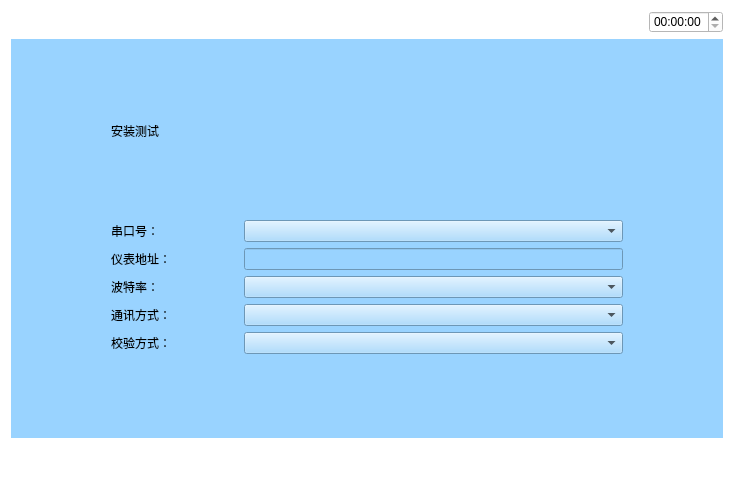
<?xml version="1.0" encoding="UTF-8"?>
<ui version="4.0">
 <class>Tongxunshezhi</class>
 <widget class="QWidget" name="Tongxunshezhi">
  <property name="geometry">
   <rect>
    <x>0</x>
    <y>0</y>
    <width>734</width>
    <height>480</height>
   </rect>
  </property>
  <property name="windowTitle">
   <string>Form</string>
  </property>
  <property name="styleSheet">
   <string notr="true">background-color: rgb(255, 255, 255);</string>
  </property>
  <layout class="QVBoxLayout" name="verticalLayout_4" stretch="1,5,1">
   <item>
    <layout class="QHBoxLayout" name="horizontalLayout_5">
     <item>
      <widget class="QPushButton" name="pushButton">
       <property name="text">
        <string/>
       </property>
       <property name="icon">
        <iconset resource="myimages.qrc">
         <normaloff>:/image/images/4g.png</normaloff>:/image/images/4g.png</iconset>
       </property>
       <property name="flat">
        <bool>true</bool>
       </property>
      </widget>
     </item>
     <item>
      <widget class="QPushButton" name="pushButton_2">
       <property name="text">
        <string/>
       </property>
       <property name="icon">
        <iconset resource="myimages.qrc">
         <normaloff>:/image/images/wireless.svg</normaloff>:/image/images/wireless.svg</iconset>
       </property>
       <property name="flat">
        <bool>true</bool>
       </property>
      </widget>
     </item>
     <item>
      <widget class="QPushButton" name="pushButton_3">
       <property name="text">
        <string/>
       </property>
       <property name="icon">
        <iconset resource="myimages.qrc">
         <normaloff>:/image/images/bl.svg</normaloff>:/image/images/bl.svg</iconset>
       </property>
       <property name="flat">
        <bool>true</bool>
       </property>
      </widget>
     </item>
     <item>
      <widget class="QPushButton" name="pushButton_4">
       <property name="text">
        <string/>
       </property>
       <property name="icon">
        <iconset resource="myimages.qrc">
         <normaloff>:/image/images/locate.svg</normaloff>:/image/images/locate.svg</iconset>
       </property>
       <property name="flat">
        <bool>true</bool>
       </property>
      </widget>
     </item>
     <item>
      <spacer name="horizontalSpacer_4">
       <property name="orientation">
        <enum>Qt::Horizontal</enum>
       </property>
       <property name="sizeHint" stdset="0">
        <size>
         <width>40</width>
         <height>20</height>
        </size>
       </property>
      </spacer>
     </item>
     <item>
      <widget class="QTimeEdit" name="timeEdit_2"/>
     </item>
    </layout>
   </item>
   <item>
    <widget class="QWidget" name="widget" native="true">
     <property name="sizePolicy">
      <sizepolicy hsizetype="Preferred" vsizetype="Preferred">
       <horstretch>0</horstretch>
       <verstretch>0</verstretch>
      </sizepolicy>
     </property>
     <property name="contextMenuPolicy">
      <enum>Qt::DefaultContextMenu</enum>
     </property>
     <property name="styleSheet">
      <string notr="true">background-color: rgb(153, 211, 255);</string>
     </property>
     <layout class="QVBoxLayout" name="verticalLayout_3">
      <property name="leftMargin">
       <number>100</number>
      </property>
      <property name="rightMargin">
       <number>100</number>
      </property>
      <item>
       <layout class="QHBoxLayout" name="horizontalLayout">
        <item>
         <widget class="QLabel" name="label">
          <property name="text">
           <string>安装测试</string>
          </property>
         </widget>
        </item>
        <item>
         <spacer name="horizontalSpacer">
          <property name="orientation">
           <enum>Qt::Horizontal</enum>
          </property>
          <property name="sizeHint" stdset="0">
           <size>
            <width>40</width>
            <height>20</height>
           </size>
          </property>
         </spacer>
        </item>
        <item>
         <layout class="QVBoxLayout" name="verticalLayout"/>
        </item>
       </layout>
      </item>
      <item>
       <layout class="QVBoxLayout" name="verticalLayout_2">
        <item>
         <layout class="QHBoxLayout" name="horizontalLayout_3" stretch="1,3">
          <item>
           <widget class="QLabel" name="label_2">
            <property name="text">
             <string>串口号：</string>
            </property>
           </widget>
          </item>
          <item>
           <widget class="QComboBox" name="comBox"/>
          </item>
         </layout>
        </item>
        <item>
         <layout class="QHBoxLayout" name="horizontalLayout_8" stretch="1,3">
          <item>
           <widget class="QLabel" name="label_6">
            <property name="text">
             <string>仪表地址：</string>
            </property>
           </widget>
          </item>
          <item>
           <widget class="QLineEdit" name="lineEdit"/>
          </item>
         </layout>
        </item>
        <item>
         <layout class="QHBoxLayout" name="horizontalLayout_4" stretch="1,3">
          <item>
           <widget class="QLabel" name="label_3">
            <property name="text">
             <string>波特率：</string>
            </property>
           </widget>
          </item>
          <item>
           <widget class="QComboBox" name="comboBox_2"/>
          </item>
         </layout>
        </item>
        <item>
         <layout class="QHBoxLayout" name="horizontalLayout_6" stretch="1,3">
          <item>
           <widget class="QLabel" name="label_4">
            <property name="text">
             <string>通讯方式：</string>
            </property>
           </widget>
          </item>
          <item>
           <widget class="QComboBox" name="comboBox_3"/>
          </item>
         </layout>
        </item>
        <item>
         <layout class="QHBoxLayout" name="horizontalLayout_7" stretch="1,3">
          <item>
           <widget class="QLabel" name="label_5">
            <property name="text">
             <string>校验方式：</string>
            </property>
           </widget>
          </item>
          <item>
           <widget class="QComboBox" name="comboBox_4"/>
          </item>
         </layout>
        </item>
       </layout>
      </item>
     </layout>
    </widget>
   </item>
   <item>
    <layout class="QHBoxLayout" name="horizontalLayout_2">
     <item>
      <widget class="QPushButton" name="returnIndex">
       <property name="font">
        <font>
         <family>AR PL UMing TW MBE</family>
        </font>
       </property>
       <property name="styleSheet">
        <string notr="true">border-image: url(:/image/images/index.svg);</string>
       </property>
       <property name="text">
        <string/>
       </property>
       <property name="icon">
        <iconset resource="myimages.qrc">
         <normaloff>:/image/images/index.svg</normaloff>:/image/images/index.svg</iconset>
       </property>
       <property name="iconSize">
        <size>
         <width>40</width>
         <height>40</height>
        </size>
       </property>
       <property name="flat">
        <bool>true</bool>
       </property>
      </widget>
     </item>
     <item>
      <spacer name="horizontalSpacer_2">
       <property name="orientation">
        <enum>Qt::Horizontal</enum>
       </property>
       <property name="sizeHint" stdset="0">
        <size>
         <width>40</width>
         <height>20</height>
        </size>
       </property>
      </spacer>
     </item>
     <item>
      <widget class="QPushButton" name="returnPage">
       <property name="text">
        <string/>
       </property>
       <property name="icon">
        <iconset resource="myimages.qrc">
         <normaloff>:/image/images/shangyiye.svg</normaloff>:/image/images/shangyiye.svg</iconset>
       </property>
       <property name="iconSize">
        <size>
         <width>40</width>
         <height>40</height>
        </size>
       </property>
       <property name="flat">
        <bool>true</bool>
       </property>
      </widget>
     </item>
    </layout>
   </item>
  </layout>
 </widget>
 <resources>
  <include location="myimages.qrc"/>
 </resources>
 <connections/>
</ui>
